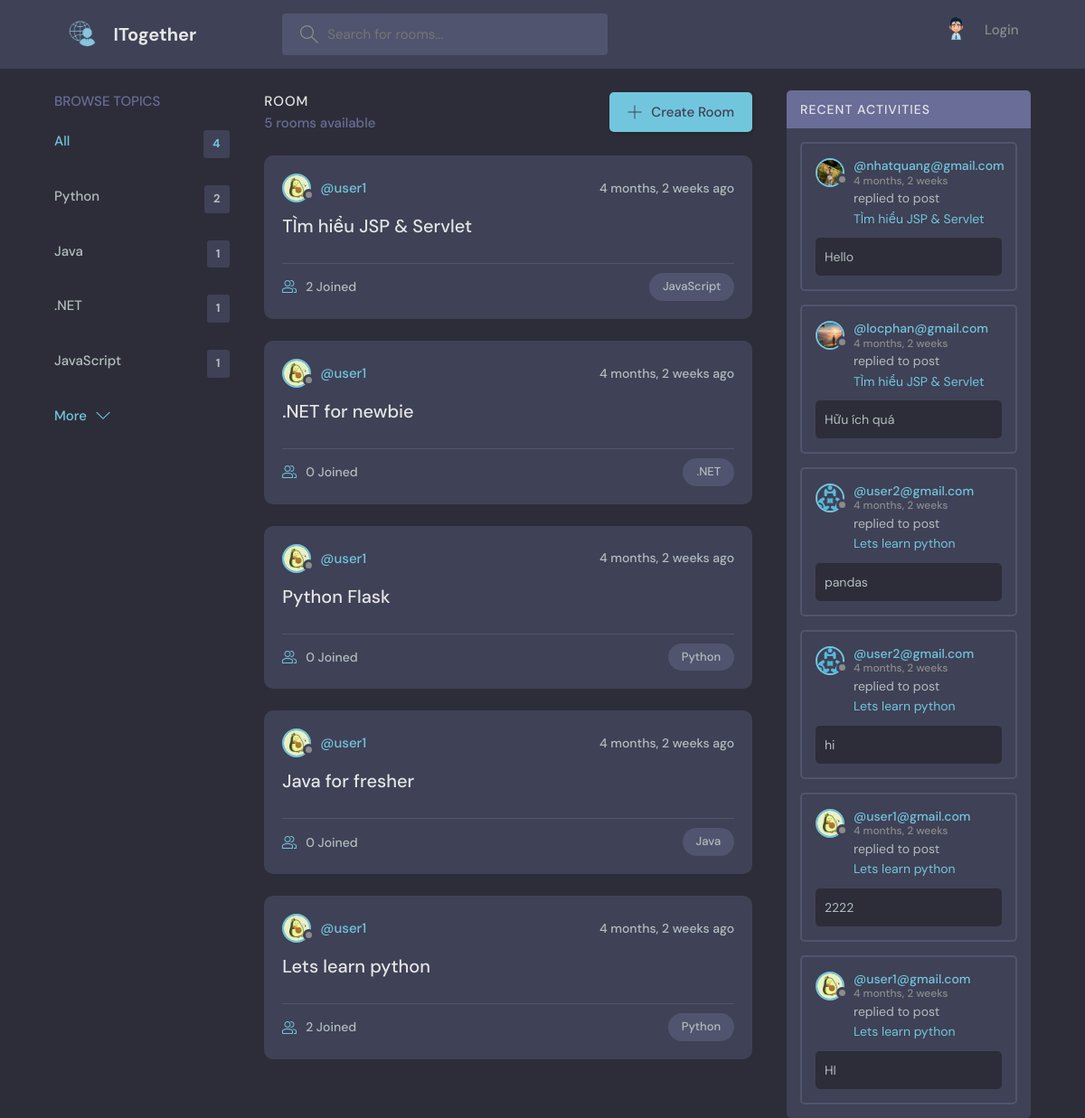
The page / on the database its author committed.
### base/models.py (models this page shows, shortened)
class Topic(models.Model):
    name = models.CharField(max_length=300)

class Room(models.Model):
    host = models.ForeignKey(
        User, on_delete=models.SET_NULL, null=True
        )
    topic = models.ForeignKey(
        Topic, on_delete=models.SET_NULL, null=True
        )
    name = models.CharField(max_length=300)
    description = models.TextField(blank=True, null=True)
    participants = models.ManyToManyField(
        User, related_name='participants', blank=True
        )
    updated = models.DateTimeField(auto_now=True)
    created = models.DateTimeField(auto_now_add=True)
    class Meta:
        ordering = ['-updated', '-created']
    def __str__(self):
        return self.name

class User(AbstractUser):
    name = models.CharField(max_length=200, null=True)
    email = models.EmailField(unique=True, null=True)
    bio = models.TextField(null=True, blank=True)
    avatar = models.ImageField(null=True, default='avatar.png')
    USERNAME_FIELD = 'email'
    REQUIRED_FIELDS = []

class Message(models.Model):
    user = models.ForeignKey(User, on_delete=models.CASCADE)
    room = models.ForeignKey(Room, on_delete=models.CASCADE)
    body = models.TextField()
    updated = models.DateTimeField(auto_now=True)
    created = models.DateTimeField(auto_now_add=True)
    class Meta:
        ordering = ['-updated', '-created']

### base/views.py (the view)
# urls.py: path('', views.home, name='home'),
def home(request):
    query = request.GET.get('query') if request.GET.get('query') != None else ''
    rooms = Room.objects.filter(
        Q(topic__name__icontains=query) |
        Q(name__icontains=query) |
        Q(description__icontains=query) |
        Q(host__username__icontains=query)
        )
    topics = Topic.objects.all()[0:6]
    room_count = rooms.count()
    room_messages = Message.objects.filter(Q(room__topic__name__icontains=query))
    context = {'rooms':rooms, 'topics':topics, 'room_count':room_count,
               'room_messages': room_messages}
    return render(request, 'base/home.html', context)

### base/templates/base/home.html (shortened to what this page needs)
{% extends "main.html" %} {% block content %}
<main class="layout layout--3">
  <div class="container">
    {% include 'base/topics_component.html' %}
    <div class="roomList">
      <div class="roomList__header">
        <div>
          <h2>Room</h2>
          <p>{{room_count}} rooms available</p>
        </div>
        <a class="btn btn--main" href="{% url 'create-room' %}">
          <svg
            version="1.1"
            xmlns="http://www.w3.org/2000/svg"
            width="32"
            height="32"
            viewBox="0 0 32 32"
          >
            <title>add</title>
            <path
              d="M16.943 0.943h-1.885v14.115h-14.115v1.885h14.115v14.115h1.885v-14.115h14.115v-1.885h-14.115v-14.115z"
            ></path>
          </svg>
          Create Room
        </a>
      </div>
      {% include 'base/feed_component.html' %}
    </div>
    {% include 'base/activity_component.html' %}
  </div>
</main>
{% endblock %}

### base/templates/base/topics_component.html
<div class="topics">
  <div class="topics__header">
    <h2>Browse Topics</h2>
  </div>
  <ul class="topics__list">
    <li>
      <a href="{% url 'home' %}" class="active"
        >All <span>{{topics.count}}</span></a
      >
    </li>
    {% for topic in topics %}
    <li>
      <a href="{% url 'home' %}?query={{topic.name}}">
        {{topic.name}}<span>{{topic.room_set.all.count}}</span>
      </a>
    </li>
    {% endfor %}
  </ul>
  <a class="btn btn--link" href="{% url 'topics' %}">
    More
    <svg
      version="1.1"
      xmlns="http://www.w3.org/2000/svg"
      width="32"
      height="32"
      viewBox="0 0 32 32"
    >
      <title>chevron-down</title>
      <path d="M16 21l-13-13h-3l16 16 16-16h-3l-13 13z"></path>
    </svg>
  </a>
</div>

### base/templates/base/feed_component.html (shortened to what this page needs)
{% for room in rooms %} {% load static %}
<div class="roomListRoom">
  <div class="roomListRoom__header">
    <a
      href="{% url 'user-profile' room.host.id %}"
      class="roomListRoom__author"
    >
      <div class="avatar avatar--small">
        <img src="{{room.host.avatar.url}}" />
      </div>
      <span>@{{room.host.username}}</span>
    </a>
    <div class="roomListRoom__actions">
      <span>{{room.created|timesince}} ago</span>
    </div>
  </div>
  <div class="roomListRoom__content">
    <a href="{% url 'room' room.id %}">{{room.name}}</a>
  </div>
  <div class="roomListRoom__meta">
    <a href="{% url 'room' room.id %}" class="roomListRoom__joined">
      {{room.participants.all.count}} Joined
    </a>
    <p class="roomListRoom__topic">{{room.topic.name}}</p>
  </div>
</div>
{% endfor %}

### base/templates/base/activity_component.html (shortened to what this page needs)
{% load static %}
<div class="activities">
  <div class="activities__header">
    <h2>Recent Activities</h2>
  </div>
  {% for message in room_messages %}
  <div class="activities__box">
    <div class="activities__boxHeader roomListRoom__header">
      <a
        href="{% url 'user-profile' message.user.id %}"
        class="roomListRoom__author"
      >
        <div class="avatar avatar--small">
          <img src="{{message.user.avatar.url}}" />
        </div>
        <p>
          @{{message.user}}
          <span>{{message.created|timesince}}</span>
        </p>
      </a>
    </div>
    <div class="activities__boxContent">
      <p>
        replied to post
        <a href="{% url 'room' message.room.id %}">{{message.room}}</a>
      </p>
      <div class="activities__boxRoomContent">{{message.body}}</div>
    </div>
  </div>
  {% endfor %}
</div>

### rows shown on the page
Topic: name "Python", room_set.all.count "2"
Topic: name "Java", room_set.all.count "1"
Topic: name ".NET", room_set.all.count "1"
Topic: name "JavaScript", room_set.all.count "1"
Room: host.avatar (picture), host.username "user1", created "4 months, 2 weeks", name "TÌm hiểu JSP & Servlet", participants.all.count "2", topic.name "JavaScript"
Room: host.avatar (picture), host.username "user1", created "4 months, 2 weeks", name ".NET for newbie", participants.all.count "0", topic.name ".NET"
Room: host.avatar (picture), host.username "user1", created "4 months, 2 weeks", name "Python Flask", participants.all.count "0", topic.name "Python"
Room: host.avatar (picture), host.username "user1", created "4 months, 2 weeks", name "Java for fresher", participants.all.count "0", topic.name "Java"
Room: host.avatar (picture), host.username "user1", created "4 months, 2 weeks", name "Lets learn python", participants.all.count "2", topic.name "Python"
Message: user.avatar (picture), user "nhatquang@gmail.com", created "4 months, 2 weeks", room "TÌm hiểu JSP & Servlet", body "Hello"
Message: user.avatar (picture), user "locphan@gmail.com", created "4 months, 2 weeks", room "TÌm hiểu JSP & Servlet", body "Hữu ích quá"
Message: user.avatar (picture), user "user2@gmail.com", created "4 months, 2 weeks", room "Lets learn python", body "pandas"
Message: user.avatar (picture), user "user2@gmail.com", created "4 months, 2 weeks", room "Lets learn python", body "hi"
Message: user.avatar (picture), user "user1@gmail.com", created "4 months, 2 weeks", room "Lets learn python", body "2222"
Message: user.avatar (picture), user "user1@gmail.com", created "4 months, 2 weeks", room "Lets learn python", body "HI"

### other values the page prints
{{ topics.count }} "4"
{{ room_count }} "5"
